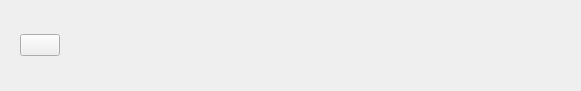
   <widget class="QWidget" name="widget_4" native="true">
    <property name="geometry">
     <rect>
      <x>111</x>
      <y>11</y>
      <width>581</width>
      <height>91</height>
     </rect>
    </property>
    <layout class="QHBoxLayout" name="horizontalLayout_5">
     <item>
      <layout class="QHBoxLayout" name="horizontalLayout_4">
       <item>
        <widget class="QWidget" name="widget_3" native="true">
         <layout class="QHBoxLayout" name="horizontalLayout_3">
          <item>
           <widget class="QPushButton" name="pushButton">
            <property name="text">
             <string/>
            </property>
            <property name="icon">
             <iconset resource="Resource.qrc">
              <normaloff>:/icons/Icons/menu-bar.png</normaloff>:/icons/Icons/menu-bar.png</iconset>
            </property>
            <property name="iconSize">
             <size>
              <width>30</width>
              <height>30</height>
             </size>
            </property>
           </widget>
          </item>
         </layout>
        </widget>
       </item>
       <item>
        <spacer name="horizontalSpacer">
         <property name="orientation">
          <enum>Qt::Horizontal</enum>
         </property>
         <property name="sizeHint" stdset="0">
          <size>
           <width>108</width>
           <height>20</height>
          </size>
         </property>
        </spacer>
       </item>
       <item>
        <widget class="QWidget" name="widget" native="true">
         <layout class="QHBoxLayout" name="horizontalLayout">
          <item>
           <widget class="QLabel" name="deco">
            <property name="text">
             <string/>
            </property>
            <property name="pixmap">
             <pixmap resource="Resource.qrc">:/icons/Icons/image_fx_cool_robot_from_mad_max_road_of_holding_a_hug (1).png</pixmap>
            </property>
            <property name="scaledContents">
             <bool>true</bool>
            </property>
           </widget>
          </item>
         </layout>
        </widget>
       </item>
       <item>
        <spacer name="horizontalSpacer_2">
         <property name="orientation">
          <enum>Qt::Horizontal</enum>
         </property>
         <property name="sizeHint" stdset="0">
          <size>
           <width>238</width>
           <height>20</height>
          </size>
         </property>
        </spacer>
       </item>
       <item>
        <widget class="QWidget" name="widget_2" native="true">
         <layout class="QHBoxLayout" name="horizontalLayout_2">
          <item>
           <widget class="QLabel" name="deco_2">
            <property name="text">
             <string/>
            </property>
            <property name="pixmap">
             <pixmap resource="Resource.qrc">:/icons/Icons/image_fx_cool_robot_from_mad_max_road_of_holding_a_hug (1).png</pixmap>
            </property>
            <property name="scaledContents">
             <bool>true</bool>
            </property>
           </widget>
          </item>
         </layout>
        </widget>
       </item>
      </layout>
     </item>
    </layout>
   </widget>
